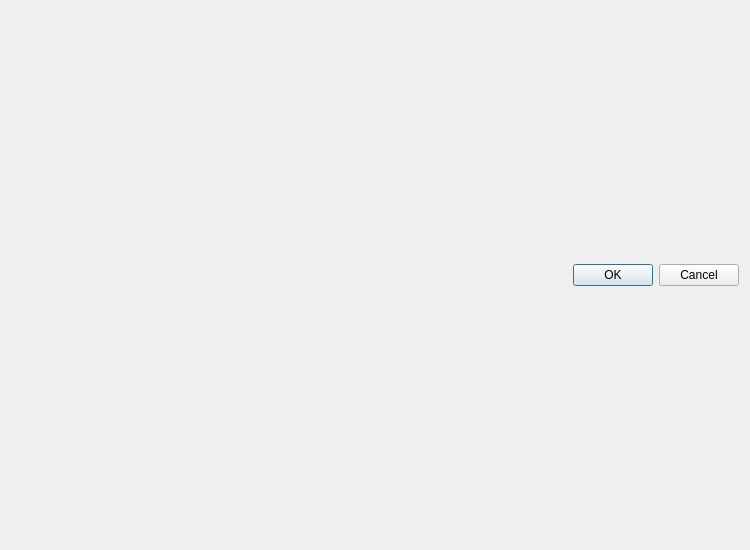
<?xml version="1.0" encoding="UTF-8"?>
<ui version="4.0">
 <class>PropertiesEditorDialog</class>
 <widget class="QDialog" name="PropertiesEditorDialog">
  <property name="geometry">
   <rect>
    <x>0</x>
    <y>0</y>
    <width>750</width>
    <height>550</height>
   </rect>
  </property>
  <property name="minimumSize">
   <size>
    <width>750</width>
    <height>550</height>
   </size>
  </property>
  <property name="windowTitle">
   <string>Parameter Properties</string>
  </property>
  <layout class="QVBoxLayout" name="verticalLayout_2">
   <item>
    <layout class="QVBoxLayout" name="verticalLayout"/>
   </item>
   <item>
    <widget class="QDialogButtonBox" name="buttonBox">
     <property name="orientation">
      <enum>Qt::Horizontal</enum>
     </property>
     <property name="standardButtons">
      <set>QDialogButtonBox::Cancel|QDialogButtonBox::Ok</set>
     </property>
    </widget>
   </item>
  </layout>
 </widget>
 <resources/>
 <connections>
  <connection>
   <sender>buttonBox</sender>
   <signal>accepted()</signal>
   <receiver>PropertiesEditorDialog</receiver>
   <slot>accept()</slot>
   <hints>
    <hint type="sourcelabel">
     <x>248</x>
     <y>254</y>
    </hint>
    <hint type="destinationlabel">
     <x>157</x>
     <y>274</y>
    </hint>
   </hints>
  </connection>
  <connection>
   <sender>buttonBox</sender>
   <signal>rejected()</signal>
   <receiver>PropertiesEditorDialog</receiver>
   <slot>reject()</slot>
   <hints>
    <hint type="sourcelabel">
     <x>316</x>
     <y>260</y>
    </hint>
    <hint type="destinationlabel">
     <x>286</x>
     <y>274</y>
    </hint>
   </hints>
  </connection>
 </connections>
</ui>
